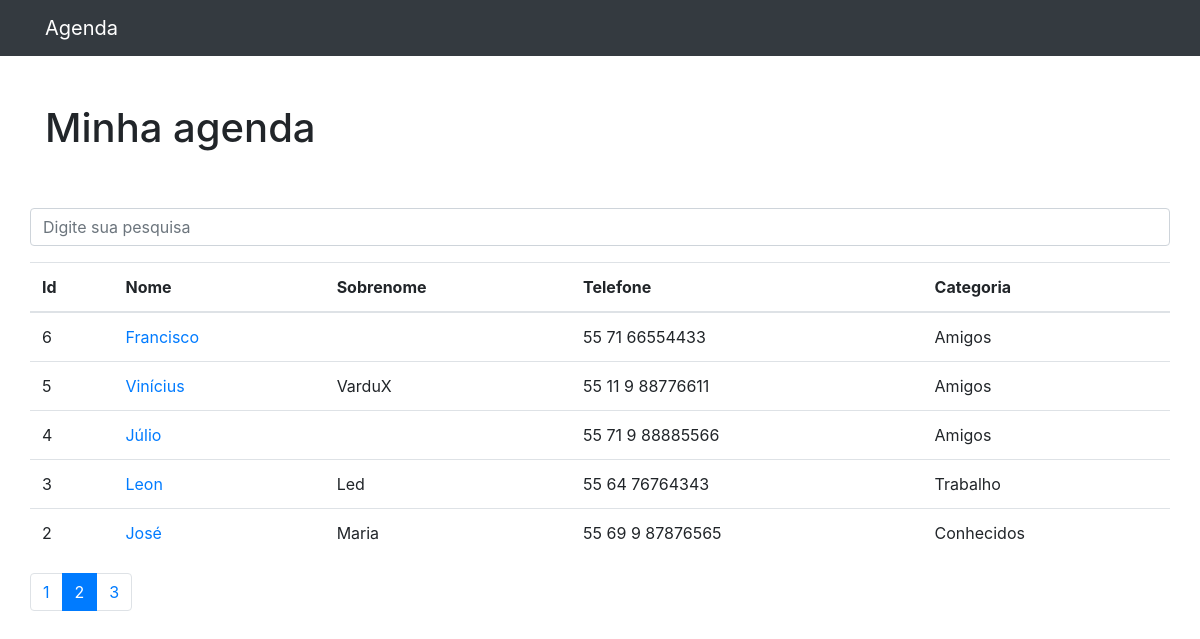
Screenshot of /?p=2&termo= with the database file from the repository.
### contatos/models.py (models this page shows, shortened)
class Contato(models.Model):
    nome = models.CharField(max_length=255)
    sobrenome = models.CharField(max_length=255, blank=True)
    telefone = models.CharField(max_length=255)
    email = models.CharField(max_length=255, blank=True)
    data_criacao = models.DateTimeField(
        default=timezone.now)
    descricao = models.TextField(blank=True)
    categoria = models.ForeignKey(Categoria, on_delete=models.DO_NOTHING)
    mostrar = models.BooleanField(default=True)
    foto = models.ImageField(blank=True, upload_to='fotos/%y/%m/%d')

class Categoria(models.Model):
    nome = models.CharField(max_length=255)
    def __str__(self):
        return self.nome

### contatos/views.py (the view)
# urls.py: path('', views.index, name='index'),
def index(request):
    contatos = Contato.objects.order_by('-id').filter(
        mostrar=True
    )
    paginator = Paginator(contatos, 5)
    page = request.GET.get('p')
    contatos = paginator.get_page(page)
    return render(request, 'contatos/index.html', {
        'contatos': contatos,
    })

### contatos/templates/contatos/index.html (shortened to what this page needs)
{% extends 'base.html' %}
{% block 'page-content'%}
    <h1 class="mt-5">Minha agenda</h1>
    {% include 'partials/_search-form.html' %}
    <table class="table">
    <thead>
        <tr>
        <th>Id</th>
        <th>Nome</th>
        <th>Sobrenome</th>
        <th>Telefone</th>
        <th>Categoria</th>
        </tr>
    </thead>
    <tbody>
        {% for contato in contatos %}
            <tr>
                <td>{{ contato.id }}</td>
                <td>
                    <a href="{% url 'detalhes' contato.id %}"> {{ contato.nome }}</a>
                </td>
                <td>{{ contato.sobrenome }}</td>
                <td>{{ contato.telefone }}</td>
                <td>{{ contato.categoria }}</td>
            </tr>
        {% endfor %}
    </tbody>
    </table>
    <nav aria-label="Page navigation example">
        <ul class="pagination">
            {% for page in contatos.paginator.page_range %}
                {% if contatos.number == page%}
                    <li class="page-item active">
                        <a class="page-link" href="?p={{ page }}&termo={{ request.GET.termo }}"> {{ page }} </a>
                    </li>
                {% else  %}
                    <li class="page-item">
                        <a class="page-link" href="?p={{ page }}&termo={{ request.GET.termo }}"> {{ page }} </a>
                    </li>
                {% endif %}
            {% endfor %}
        </ul>
    </nav>
{% endblock %}

### rows the page displays
Contato: id "6", nome "Francisco", telefone "55 71 66554433", categoria "Amigos"
Contato: id "5", nome "Vinícius", sobrenome "VarduX", telefone "55 11 9 88776611", categoria "Amigos"
Contato: id "4", nome "Júlio", telefone "55 71 9 88885566", categoria "Amigos"
Contato: id "3", nome "Leon", sobrenome "Led", telefone "55 64 76764343", categoria "Trabalho"
Contato: id "2", nome "José", sobrenome "Maria", telefone "55 69 9 87876565", categoria "Conhecidos"

### other values shown
{{ page }} "1" "3"
{{ page }} "2"
